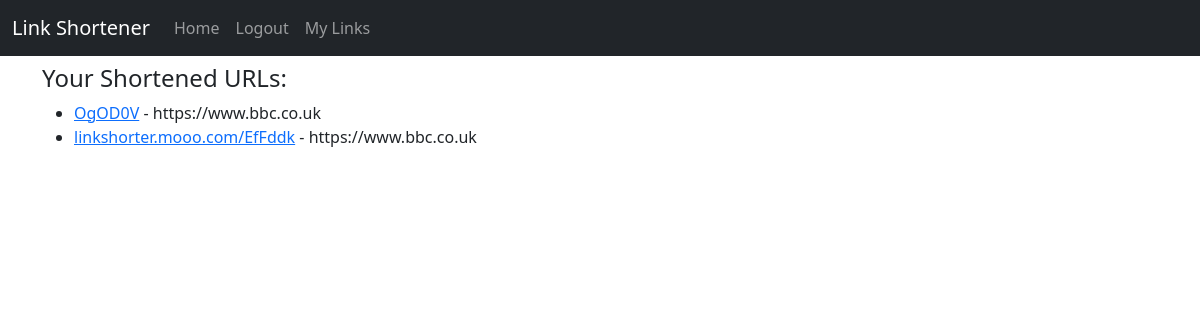
The app's page /my-links/ (signed in), older data.
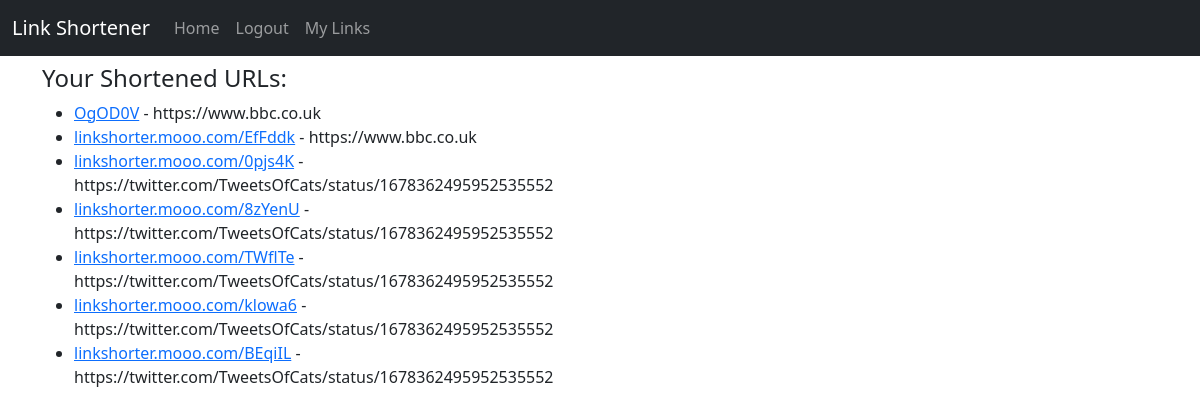
The same page, newer data.
### app/models.py (models this page shows, shortened)
class URL(models.Model):
    user = models.ForeignKey(User, on_delete=models.CASCADE, default=User)
    long_url = models.URLField()
    short_url = models.CharField(max_length=10, unique=True)
    created_at = models.DateTimeField(auto_now_add=True)
    uuid = models.UUIDField(default=uuid.uuid4, editable=False, unique=False)
    def __str__(self):
        return self.short_url

### app/views.py (the view)
# urls.py: path('my-links/', views.my_links, name='my_links'),
@login_required
def my_links(request):
    if request.user.is_authenticated:
        user_id = request.user.id
        user_links = URL.objects.filter(user__id=user_id)
        print(user_links)
        return render(request, 'my_links.html', {'user_links': user_links})
    else:
        return redirect('login')

### app/templates/app/my_links.html (shortened to what this page needs)
{% extends "base.html" %}
{% block content %}
<div class="row">
    <div class="col-md-8">
        <section id="userLinks">
            {% if user_links %}
                <h4>Your Shortened URLs:</h4>
                <ul>
                    {% for link in user_links %}
                        <li><a href="{{ link.short_url }}">{{ link.short_url }}</a> - {{ link.long_url }}</li>
                    {% endfor %}
                </ul>
            {% else %}
                <p>You haven't shortened any URLs yet.</p>
            {% endif %}
        </section>
    </div>
    <div class="col-md-4">
    </div>
</div>
{% endblock %}

Row changes from the older to the newer data that the page shows:
added URL: short_url "linkshorter.mooo.com/0pjs4K", long_url "https://twitter.com/TweetsOfCats/status/1678362495952535552"
added URL: short_url "linkshorter.mooo.com/8zYenU", long_url "https://twitter.com/TweetsOfCats/status/1678362495952535552"
added URL: short_url "linkshorter.mooo.com/TWflTe", long_url "https://twitter.com/TweetsOfCats/status/1678362495952535552"
added URL: short_url "linkshorter.mooo.com/klowa6", long_url "https://twitter.com/TweetsOfCats/status/1678362495952535552"
added URL: short_url "linkshorter.mooo.com/BEqiIL", long_url "https://twitter.com/TweetsOfCats/status/1678362495952535552"
